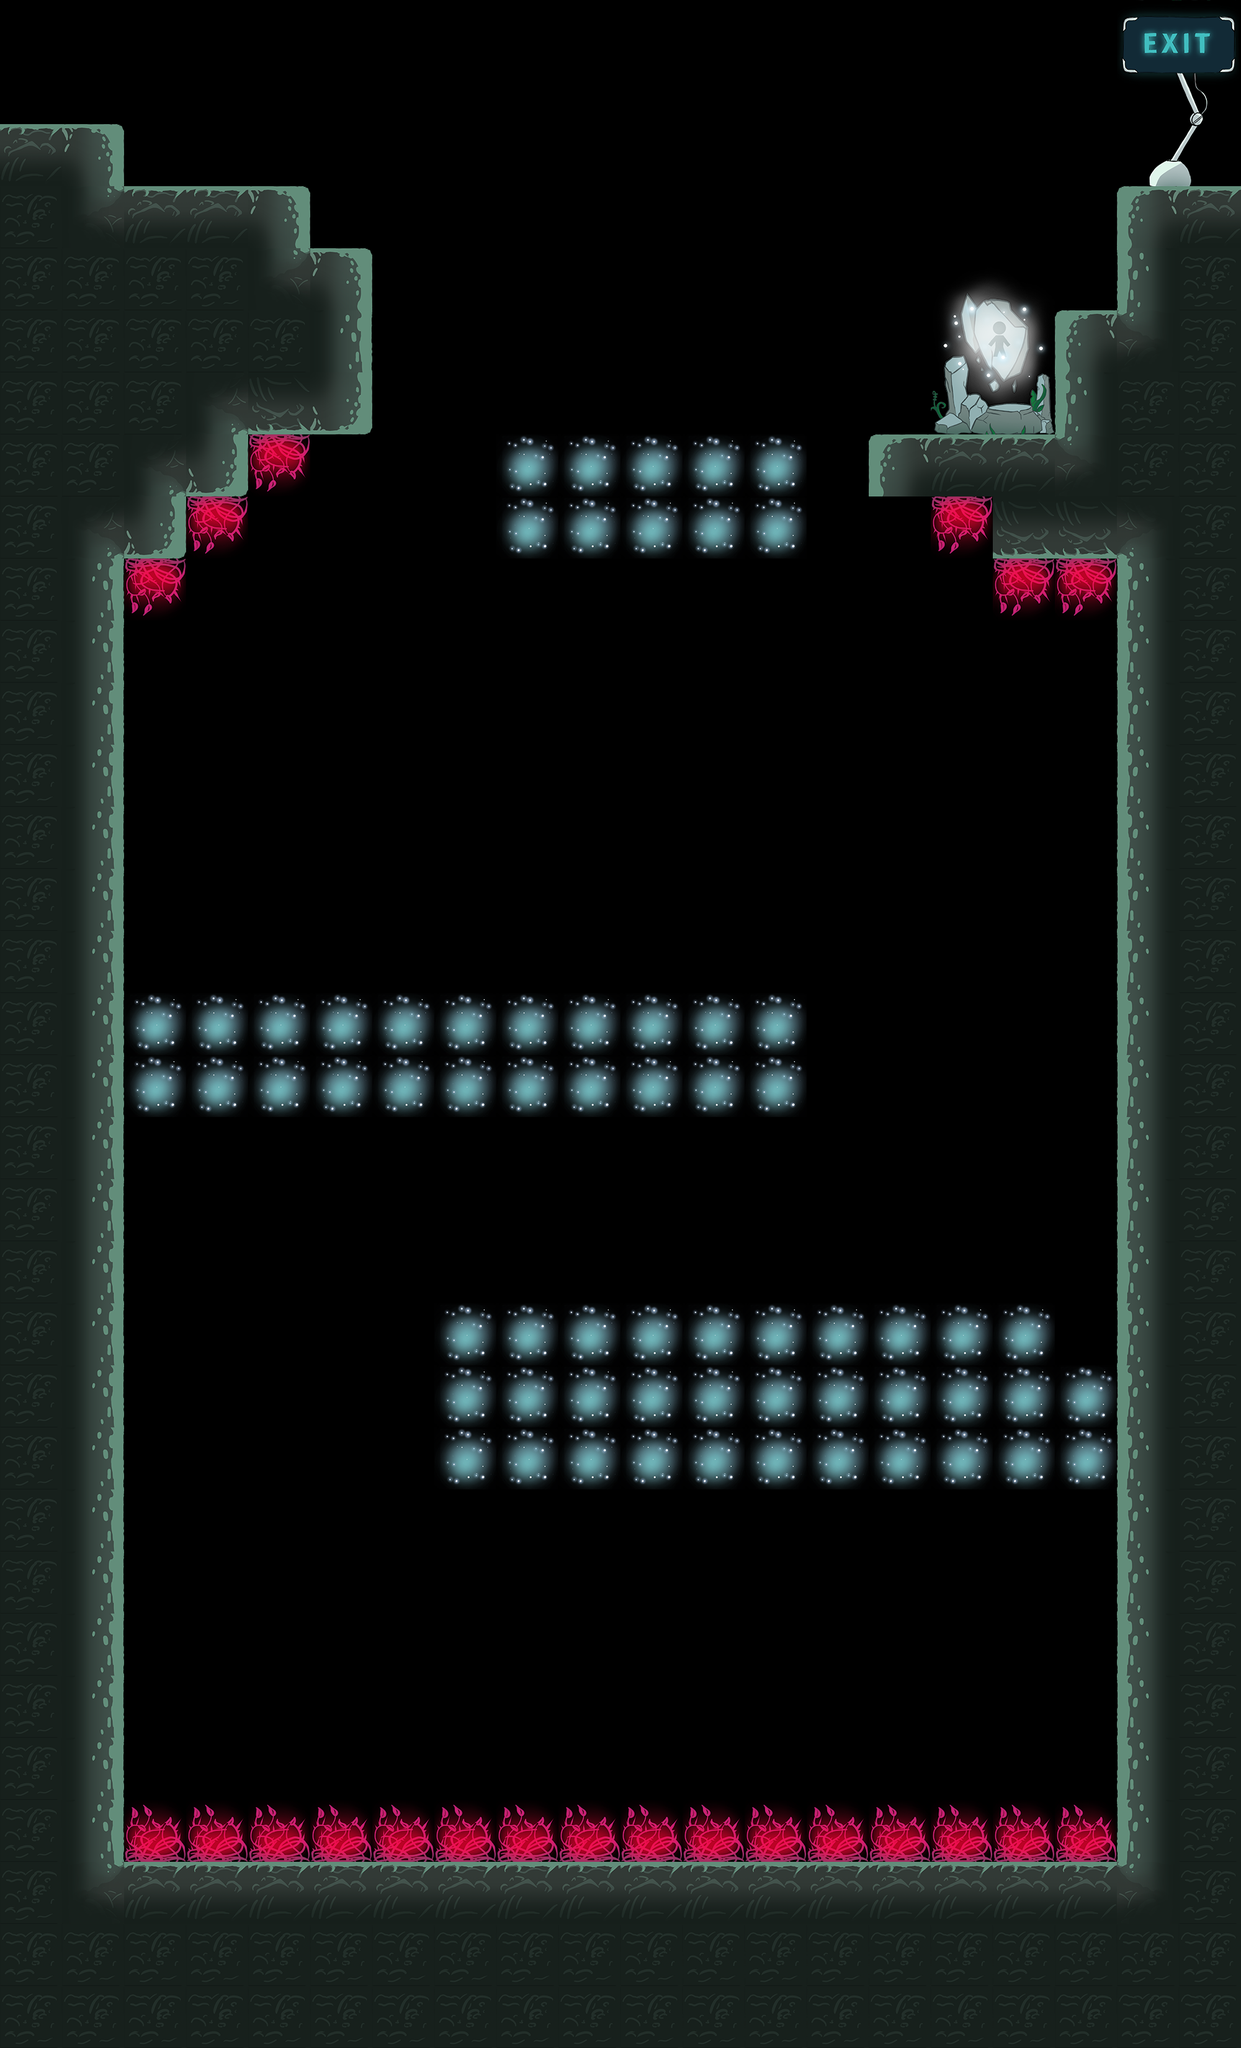

Rendered tile map (Tiled .tmx) drawn with the repository's tilesets; below, a short description and the full map source, tile grids included:
An orthogonal 20x33 tile map with 100x100 px tiles, 3 tile layers (terre, ghost, ghostallumé), 3 tilesets.

<map version="1.2" tiledversion="1.2.0" orientation="orthogonal" renderorder="right-down" width="20" height="33" tilewidth="100" tileheight="100" infinite="0" nextlayerid="7" nextobjectid="1">
 <tileset firstgid="1" name="tileproto" tilewidth="100" tileheight="100" tilecount="7" columns="7">
  <image source="tileproto.png" width="700" height="100" />
 </tileset>
 <tileset firstgid="8" name="tilegrosproto" tilewidth="100" tileheight="100" tilecount="66" columns="6">
  <image source="tileset.png" width="600" height="1100" />
 </tileset>
 <tileset firstgid="74" name="tileset" tilewidth="100" tileheight="100" tilecount="66" columns="6">
  <image source="tileset.png" width="600" height="1100" />
 </tileset>
 <layer id="4" name="terre" width="20" height="33">
  <data encoding="csv">
0,0,0,0,0,0,0,0,0,0,0,0,0,0,0,0,0,0,44,45,
0,0,0,0,0,0,0,0,0,0,0,0,0,0,0,0,0,0,50,51,
17,8,0,0,0,0,0,0,0,0,0,0,0,0,0,0,0,0,56,57,
16,11,17,17,8,0,0,0,0,0,0,0,0,0,0,0,0,0,9,17,
16,16,16,16,11,8,0,0,0,0,0,0,0,0,0,26,27,0,15,16,
16,16,16,16,16,14,0,0,0,0,0,0,0,0,0,32,33,9,10,16,
16,16,16,23,24,20,0,0,0,0,0,0,0,0,0,38,39,15,16,16,
16,16,23,20,19,0,0,0,0,0,0,0,0,0,9,17,17,10,16,16,
16,23,20,19,0,0,0,0,0,0,0,0,0,0,0,19,24,24,22,16,
16,14,19,0,0,0,0,0,0,0,0,0,0,0,0,0,19,19,15,16,
16,14,0,0,0,0,0,0,0,0,0,0,0,0,0,0,0,0,15,16,
16,14,0,0,0,0,0,0,0,0,0,0,0,0,0,0,0,0,15,16,
16,14,0,0,0,0,0,0,0,0,0,0,0,0,0,0,0,0,15,16,
16,14,0,0,0,0,0,0,0,0,0,0,0,0,0,0,0,0,15,16,
16,14,0,0,0,0,0,0,0,0,0,0,0,0,0,0,0,0,15,16,
16,14,0,0,0,0,0,0,0,0,0,0,0,0,0,0,0,0,15,16,
16,14,0,0,0,0,0,0,0,0,0,0,0,0,0,0,0,0,15,16,
16,14,0,0,0,0,0,0,0,0,0,0,0,0,0,0,0,0,15,16,
16,14,0,0,0,0,0,0,0,0,0,0,0,0,0,0,0,0,15,16,
16,14,0,0,0,0,0,0,0,0,0,0,0,0,0,0,0,0,15,16,
16,14,0,0,0,0,0,0,0,0,0,0,0,0,0,0,0,0,15,16,
16,14,0,0,0,0,0,0,0,0,0,0,0,0,0,0,0,0,15,16,
16,14,0,0,0,0,0,0,0,0,0,0,0,0,0,0,0,0,15,16,
16,14,0,0,0,0,0,0,0,0,0,0,0,0,0,0,0,0,15,16,
16,14,0,0,0,0,0,0,0,0,0,0,0,0,0,0,0,0,15,16,
16,14,0,0,0,0,0,0,0,0,0,0,0,0,0,0,0,0,15,16,
16,14,0,0,0,0,0,0,0,0,0,0,0,0,0,0,0,0,15,16,
16,14,0,0,0,0,0,0,0,0,0,0,0,0,0,0,0,0,15,16,
16,14,0,0,0,0,0,0,0,0,0,0,0,0,0,0,0,0,15,16,
16,14,18,18,18,18,18,18,18,18,18,18,18,18,18,18,18,18,15,16,
16,11,17,17,17,17,17,17,17,17,17,17,17,17,17,17,17,17,10,16,
16,16,16,16,16,16,16,16,16,16,16,16,16,16,16,16,16,16,16,16,
16,16,16,16,16,16,16,16,16,16,16,16,16,16,16,16,16,16,16,16
</data>
 </layer>
 <layer id="5" name="ghost" width="20" height="33">
  <data encoding="csv">
0,0,0,0,0,0,0,0,0,0,0,0,0,0,0,0,0,0,0,0,
0,0,0,0,0,0,0,0,0,0,0,0,0,0,0,0,0,0,0,0,
0,0,0,0,0,0,0,0,0,0,0,0,0,0,0,0,0,0,0,0,
0,0,0,0,0,0,0,0,0,0,0,0,0,0,0,0,0,0,0,0,
0,0,0,0,0,0,0,0,0,0,0,0,0,0,0,0,0,0,0,0,
0,0,0,0,0,0,0,0,0,0,0,0,0,0,0,0,0,0,0,0,
0,0,0,0,0,0,0,0,0,0,0,0,0,0,0,0,0,0,0,0,
0,0,0,0,0,0,0,0,12,12,12,12,12,0,0,0,0,0,0,0,
0,0,0,0,0,0,0,0,12,12,12,12,12,0,0,0,0,0,0,0,
0,0,0,0,0,0,0,0,0,0,0,0,0,0,0,0,0,0,0,0,
0,0,0,0,0,0,0,0,0,0,0,0,0,0,0,0,0,0,0,0,
0,0,0,0,0,0,0,0,0,0,0,0,0,0,0,0,0,0,0,0,
0,0,0,0,0,0,0,0,0,0,0,0,0,0,0,0,0,0,0,0,
0,0,0,0,0,0,0,0,0,0,0,0,0,0,0,0,0,0,0,0,
0,0,0,0,0,0,0,0,0,0,0,0,0,0,0,0,0,0,0,0,
0,0,0,0,0,0,0,0,0,0,0,0,0,0,0,0,0,0,0,0,
0,0,12,12,12,12,12,12,12,12,12,12,12,0,0,0,0,0,0,0,
0,0,12,12,12,12,12,12,12,12,12,12,12,0,0,0,0,0,0,0,
0,0,0,0,0,0,0,0,0,0,0,0,0,0,0,0,0,0,0,0,
0,0,0,0,0,0,0,0,0,0,0,0,0,0,0,0,0,0,0,0,
0,0,0,0,0,0,0,0,0,0,0,0,0,0,0,0,0,0,0,0,
0,0,0,0,0,0,0,12,12,12,12,12,12,12,12,12,12,0,0,0,
0,0,0,0,0,0,0,12,12,12,12,12,12,12,12,12,12,12,0,0,
0,0,0,0,0,0,0,12,12,12,12,12,12,12,12,12,12,12,0,0,
0,0,0,0,0,0,0,0,0,0,0,0,0,0,0,0,0,0,0,0,
0,0,0,0,0,0,0,0,0,0,0,0,0,0,0,0,0,0,0,0,
0,0,0,0,0,0,0,0,0,0,0,0,0,0,0,0,0,0,0,0,
0,0,0,0,0,0,0,0,0,0,0,0,0,0,0,0,0,0,0,0,
0,0,0,0,0,0,0,0,0,0,0,0,0,0,0,0,0,0,0,0,
0,0,0,0,0,0,0,0,0,0,0,0,0,0,0,0,0,0,0,0,
0,0,0,0,0,0,0,0,0,0,0,0,0,0,0,0,0,0,0,0,
0,0,0,0,0,0,0,0,0,0,0,0,0,0,0,0,0,0,0,0,
0,0,0,0,0,0,0,0,0,0,0,0,0,0,0,0,0,0,0,0
</data>
 </layer>
 <layer id="6" name="ghostallumé" width="20" height="33">
  <data encoding="csv">
0,0,0,0,0,0,0,0,0,0,0,0,0,0,0,0,0,0,0,0,
0,0,0,0,0,0,0,0,0,0,0,0,0,0,0,0,0,0,0,0,
0,0,0,0,0,0,0,0,0,0,0,0,0,0,0,0,0,0,0,0,
0,0,0,0,0,0,0,0,0,0,0,0,0,0,0,0,0,0,0,0,
0,0,0,0,0,0,0,0,0,0,0,0,0,0,0,0,0,0,0,0,
0,0,0,0,0,0,0,0,0,0,0,0,0,0,0,0,0,0,0,0,
0,0,0,0,0,0,0,0,0,0,0,0,0,0,0,0,0,0,0,0,
0,0,0,0,0,0,0,0,13,13,13,13,13,0,0,0,0,0,0,0,
0,0,0,0,0,0,0,0,13,13,13,13,13,0,0,0,0,0,0,0,
0,0,0,0,0,0,0,0,0,0,0,0,0,0,0,0,0,0,0,0,
0,0,0,0,0,0,0,0,0,0,0,0,0,0,0,0,0,0,0,0,
0,0,0,0,0,0,0,0,0,0,0,0,0,0,0,0,0,0,0,0,
0,0,0,0,0,0,0,0,0,0,0,0,0,0,0,0,0,0,0,0,
0,0,0,0,0,0,0,0,0,0,0,0,0,0,0,0,0,0,0,0,
0,0,0,0,0,0,0,0,0,0,0,0,0,0,0,0,0,0,0,0,
0,0,0,0,0,0,0,0,0,0,0,0,0,0,0,0,0,0,0,0,
0,0,13,13,13,13,13,13,13,13,13,13,13,0,0,0,0,0,0,0,
0,0,13,13,13,13,13,13,13,13,13,13,13,0,0,0,0,0,0,0,
0,0,0,0,0,0,0,0,0,0,0,0,0,0,0,0,0,0,0,0,
0,0,0,0,0,0,0,0,0,0,0,0,0,0,0,0,0,0,0,0,
0,0,0,0,0,0,0,0,0,0,0,0,0,0,0,0,0,0,0,0,
0,0,0,0,0,0,0,13,13,13,13,13,13,13,13,13,13,0,0,0,
0,0,0,0,0,0,0,13,13,13,13,13,13,13,13,13,13,13,0,0,
0,0,0,0,0,0,0,13,13,13,13,13,13,13,13,13,13,13,0,0,
0,0,0,0,0,0,0,0,0,0,0,0,0,0,0,0,0,0,0,0,
0,0,0,0,0,0,0,0,0,0,0,0,0,0,0,0,0,0,0,0,
0,0,0,0,0,0,0,0,0,0,0,0,0,0,0,0,0,0,0,0,
0,0,0,0,0,0,0,0,0,0,0,0,0,0,0,0,0,0,0,0,
0,0,0,0,0,0,0,0,0,0,0,0,0,0,0,0,0,0,0,0,
0,0,0,0,0,0,0,0,0,0,0,0,0,0,0,0,0,0,0,0,
0,0,0,0,0,0,0,0,0,0,0,0,0,0,0,0,0,0,0,0,
0,0,0,0,0,0,0,0,0,0,0,0,0,0,0,0,0,0,0,0,
0,0,0,0,0,0,0,0,0,0,0,0,0,0,0,0,0,0,0,0
</data>
 </layer>
</map>
